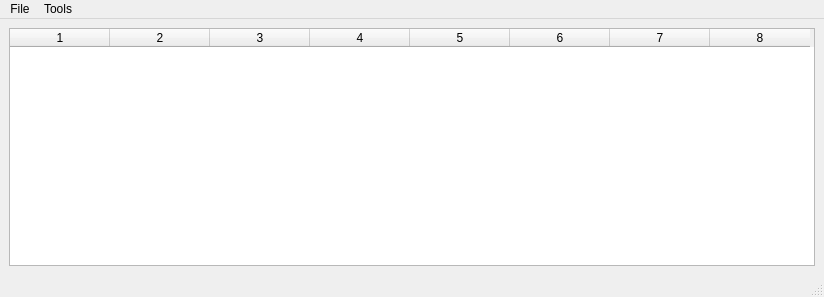
<?xml version="1.0" encoding="UTF-8"?>
<ui version="4.0">
 <class>MainWindow</class>
 <widget class="QMainWindow" name="MainWindow">
  <property name="geometry">
   <rect>
    <x>0</x>
    <y>0</y>
    <width>824</width>
    <height>297</height>
   </rect>
  </property>
  <property name="windowTitle">
   <string>MainWindow</string>
  </property>
  <widget class="QWidget" name="centralwidget">
   <layout class="QHBoxLayout" name="horizontalLayout">
    <item>
     <widget class="QTableWidget" name="tableWidget">
      <property name="columnCount">
       <number>8</number>
      </property>
      <column/>
      <column/>
      <column/>
      <column/>
      <column/>
      <column/>
      <column/>
      <column/>
     </widget>
    </item>
   </layout>
  </widget>
  <widget class="QMenuBar" name="menubar">
   <property name="geometry">
    <rect>
     <x>0</x>
     <y>0</y>
     <width>824</width>
     <height>25</height>
    </rect>
   </property>
   <widget class="QMenu" name="menuASY_DPI">
    <property name="title">
     <string>File</string>
    </property>
    <addaction name="actionStart_Capture"/>
    <addaction name="actionStop_Capture"/>
    <addaction name="actionSave"/>
    <addaction name="actionOpen"/>
   </widget>
   <widget class="QMenu" name="menuTools">
    <property name="title">
     <string>Tools</string>
    </property>
    <addaction name="actionSettings"/>
   </widget>
   <addaction name="menuASY_DPI"/>
   <addaction name="menuTools"/>
  </widget>
  <widget class="QStatusBar" name="statusbar"/>
  <action name="actionStart_Capture">
   <property name="text">
    <string>Start Capture</string>
   </property>
  </action>
  <action name="actionSave">
   <property name="text">
    <string>Save</string>
   </property>
  </action>
  <action name="actionOpen">
   <property name="text">
    <string>Open</string>
   </property>
  </action>
  <action name="actionSettings">
   <property name="text">
    <string>Settings</string>
   </property>
  </action>
  <action name="actionStop_Capture">
   <property name="text">
    <string>Stop Capture</string>
   </property>
  </action>
 </widget>
 <resources/>
 <connections/>
</ui>
